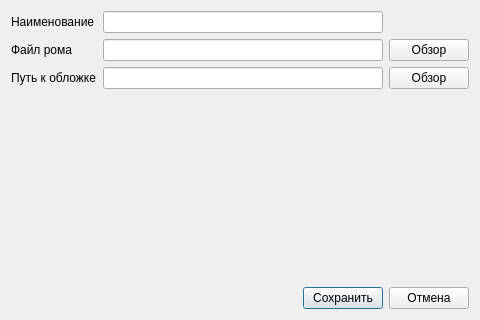
<?xml version="1.0" encoding="UTF-8"?>
<ui version="4.0">
 <class>DialogGame</class>
 <widget class="QDialog" name="DialogGame">
  <property name="windowModality">
   <enum>Qt::ApplicationModal</enum>
  </property>
  <property name="geometry">
   <rect>
    <x>0</x>
    <y>0</y>
    <width>480</width>
    <height>320</height>
   </rect>
  </property>
  <property name="minimumSize">
   <size>
    <width>480</width>
    <height>320</height>
   </size>
  </property>
  <property name="maximumSize">
   <size>
    <width>480</width>
    <height>320</height>
   </size>
  </property>
  <property name="windowTitle">
   <string>Dialog</string>
  </property>
  <property name="modal">
   <bool>true</bool>
  </property>
  <layout class="QGridLayout" name="gridLayout">
   <item row="0" column="1" colspan="2">
    <widget class="QLineEdit" name="leName"/>
   </item>
   <item row="2" column="1" colspan="2">
    <widget class="QLineEdit" name="leImagePath">
     <property name="readOnly">
      <bool>true</bool>
     </property>
    </widget>
   </item>
   <item row="1" column="1" colspan="2">
    <widget class="QLineEdit" name="leFilePath"/>
   </item>
   <item row="5" column="1">
    <spacer name="horizontalSpacer">
     <property name="orientation">
      <enum>Qt::Horizontal</enum>
     </property>
     <property name="sizeHint" stdset="0">
      <size>
       <width>206</width>
       <height>20</height>
      </size>
     </property>
    </spacer>
   </item>
   <item row="0" column="0">
    <widget class="QLabel" name="lblName">
     <property name="text">
      <string>Наименование</string>
     </property>
    </widget>
   </item>
   <item row="5" column="2">
    <widget class="QPushButton" name="btnOk">
     <property name="text">
      <string>Сохранить</string>
     </property>
    </widget>
   </item>
   <item row="5" column="3">
    <widget class="QPushButton" name="btnCancel">
     <property name="text">
      <string>Отмена</string>
     </property>
    </widget>
   </item>
   <item row="1" column="3">
    <widget class="QPushButton" name="btnViewFile">
     <property name="toolTip">
      <string>Найти на компьютере РОМ</string>
     </property>
     <property name="text">
      <string>Обзор</string>
     </property>
    </widget>
   </item>
   <item row="2" column="0">
    <widget class="QLabel" name="lblImagePath">
     <property name="text">
      <string>Путь к обложке</string>
     </property>
    </widget>
   </item>
   <item row="1" column="0">
    <widget class="QLabel" name="lblFile">
     <property name="text">
      <string>Файл рома</string>
     </property>
    </widget>
   </item>
   <item row="2" column="3">
    <widget class="QPushButton" name="btnViewImage">
     <property name="toolTip">
      <string>Найти на компьютере Изображение</string>
     </property>
     <property name="text">
      <string>Обзор</string>
     </property>
    </widget>
   </item>
   <item row="3" column="1" colspan="2">
    <widget class="QLabel" name="lblImagePreVIew">
     <property name="frameShape">
      <enum>QFrame::NoFrame</enum>
     </property>
     <property name="frameShadow">
      <enum>QFrame::Plain</enum>
     </property>
     <property name="text">
      <string/>
     </property>
    </widget>
   </item>
  </layout>
 </widget>
 <resources/>
 <connections>
  <connection>
   <sender>btnOk</sender>
   <signal>clicked()</signal>
   <receiver>DialogGame</receiver>
   <slot>accept()</slot>
   <hints>
    <hint type="sourcelabel">
     <x>349</x>
     <y>298</y>
    </hint>
    <hint type="destinationlabel">
     <x>239</x>
     <y>159</y>
    </hint>
   </hints>
  </connection>
  <connection>
   <sender>btnCancel</sender>
   <signal>clicked()</signal>
   <receiver>DialogGame</receiver>
   <slot>reject()</slot>
   <hints>
    <hint type="sourcelabel">
     <x>432</x>
     <y>298</y>
    </hint>
    <hint type="destinationlabel">
     <x>239</x>
     <y>159</y>
    </hint>
   </hints>
  </connection>
 </connections>
</ui>
